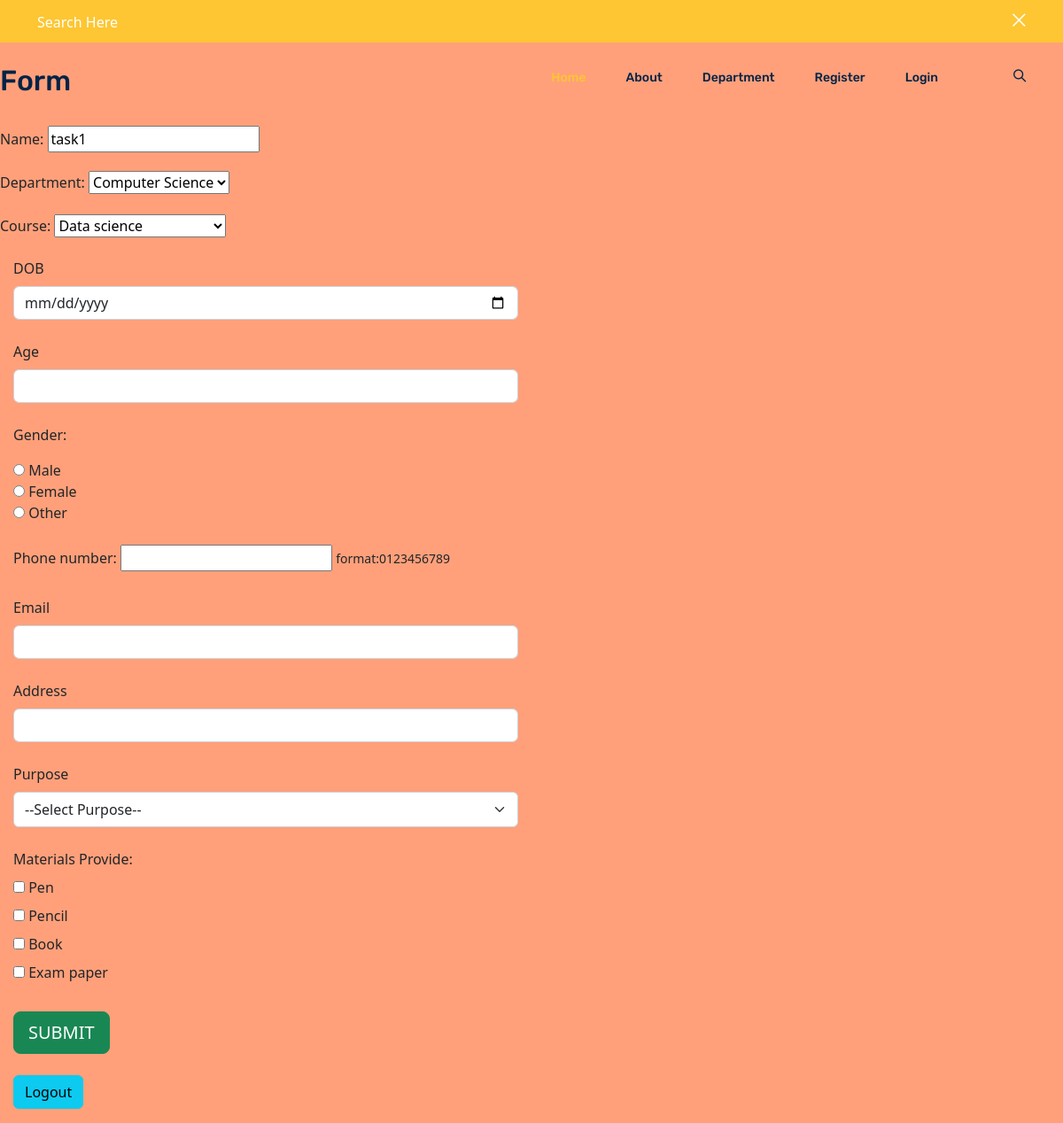
The app's page /persons/1/ with its own data.
### persons/models.py (models this page shows, shortened)
class Person(models.Model):
    name = models.CharField(max_length=124)
    department = models.ForeignKey(Department, on_delete=models.SET_NULL, blank=True, null=True)
    course = models.ForeignKey(Course, on_delete=models.SET_NULL, blank=True, null=True)

class Department(models.Model):
    name = models.CharField(max_length=40)
    def __str__(self):
        return self.name

class Course(models.Model):
    department = models.ForeignKey(Department, on_delete=models.CASCADE)
    name = models.CharField(max_length=40)
    def __str__(self):
        return self.name

### persons/views.py (the view)
# urls.py: path('<int:pk>/', views.person_update_view, name='person_change'),
def person_update_view(request, pk):
    person = get_object_or_404(Person, pk=pk)
    form = PersonCreationForm(instance=person)
    if request.method == 'POST':
        form = PersonCreationForm(request.POST, instance=person)
        if form.is_valid():
            form.save()
            return redirect('person_change', pk=pk)
    return render(request, 'persons/home.html', {'form': form})

### persons/forms.py
class PersonCreationForm(forms.ModelForm):
    class Meta:
        model = Person
        fields = '__all__'
    def __init__(self, *args, **kwargs):
        super().__init__(*args, **kwargs)
        self.fields['course'].queryset = Course.objects.none()
        if 'department' in self.data:
            try:
                department_id = int(self.data.get('department'))
                self.fields['course'].queryset = Course.objects.filter(department_id=department_id).order_by('name')
            except (ValueError, TypeError):
                pass  # invalid input from the client; ignore and fallback to empty City queryset
        elif self.instance.pk:
            self.fields['course'].queryset = self.instance.department.course_set.order_by('name')

### persons/templates/persons/home.html (shortened to what this page needs)
{% load static %}
<!DOCTYPE html>
<html lang="en">
  <head>
    <link rel="stylesheet" href="{% static 'css/bootstrap.css' %}" />
    <link rel="stylesheet" href="{% static 'css/flaticon.css' %}" />
    <link rel="stylesheet" href="{% static 'css/themify-icons.css' %}" />
    <link rel="stylesheet" href="{% static 'vendors/owl-carousel/owl.carousel.min.css' %}" />
    <link rel="stylesheet" href="{% static 'vendors/nice-select/css/nice-select.css' %}" />
    <link rel="stylesheet" href="{% static 'css/style.css' %}" />
    <link href="https://cdn.jsdelivr.net/npm/bootstrap@5.2.3/dist/css/bootstrap.min.css" rel="stylesheet">
  </head>
<body style="background:LightSalmon";>
 <header class="header_area">
      <div class="main_menu">
        <div class="search_input" id="search_input_box">
          <div class="container">
            <form class="d-flex justify-content-between" method="" action="">
              <input
                type="text"
                class="form-control"
                id="search_input"
                placeholder="Search Here"
              />
              <span
                class="ti-close"
                id="close_search"
                title="Close Search"
              ></span>
            </form>
          </div>
        </div>
        <nav class="navbar navbar-expand-lg navbar-light">
          <div class="container">
            <div
              class="collapse navbar-collapse offset"
              id="navbarSupportedContent">
              <ul class="nav navbar-nav menu_nav ml-auto">
                <li class="nav-item active">
                  <a class="nav-link" href="/">Home</a>
                </li>
                <li class="nav-item">
                  <a class="nav-link" href="about">About</a>
                </li>
                <li class="nav-item submenu dropdown">
                  <a
                    href="#"
                    class="nav-link dropdown-toggle"
                    data-toggle="dropdown"
                    role="button"
                    aria-haspopup="true"
                    aria-expanded="false">Department</a>
                </li>
                {% if user.is_authenticated %}
                <li>Hello {{user.username}}</li>
                <li class="nav-item">
                  <a class="nav-link" href="register/logout">Logout</a>
                </li>
                {% else %}
                <li class="nav-item">
                  <a class="nav-link" href="register/register">Register</a>
                </li>
                 <li class="nav-item">
                  <a class="nav-link" href="register/login">Login</a>
                </li>
                {% endif %}
                <li class="nav-item">
                  <a href="#" class="nav-link search" id="search">
                    <i class="ti-search"></i>
                  </a>
                </li>
              </ul>
            </div>
          </div>
        </nav>
      </div>
    </header><br><br><br>
 <h2>Form</h2><br>
<form method="post" id="personForm" data-courses-url="{% url 'ajax_load_courses' %}">
    {{ form.as_p }}
    <div class="col-md-6">
     <label for="inputAddress2" class="form-label">DOB</label>
    <input name="dob" type="date" class="form-control" id="inputAddress2" placeholder="Apartment, studio, or floor">
   </div><br>
   <div class="col-md-6">
    <label for="inputCity" class="form-label">Age</label>
    <input name="age" type="text" class="form-control" id="inputCity">
   </div><br>
   <div class="col-md-6">
     <p>Gender:</p>
      <input type="radio" name="gender" value="male"> Male <br>
      <input type="radio" name="gender" value="female"> Female <br>
      <input type="radio" name="gender" value="other"> Other <br>
  </div><br>
    <div class="col-md-6">
      <label for="phone">Phone number:</label>
      <input name="phone" type="tel" id="phone" pattern="[0-9]{10}">
      <small>format:0123456789</small>
    </div><br>
  <div class="col-md-6">
    <label for="inputEmail4" class="form-label">Email</label>
    <input name="email" type="email" class="form-control" id="inputEmail4">
  </div><br>
  <div class="col-md-6">
    <label for="inputAddress" class="form-label">Address</label>
    <input name="address" type="text" class="form-control" id="inputAddress" placeholder="">
  </div><br>
    <div class="col-md-6">
    <label for="inputState" class="form-label">Purpose</label>
    <select name="account" id="inputState" class="form-select">
      <option selected>--Select Purpose--</option>
    </select>
    </div><br>
<div class="col-md-6">
  <label>Materials Provide:</label><br>
      <div>
      <input type="checkbox" name="material" id="langs_javascript" value="JavaScript" >
      <label for="langs_javascript">Pen</label>
      </div>
      <div>
      <input type="checkbox" name="material" id="langs_perl" value="Perl">
        <label for="langs_perl">Pencil</label>
      </div>
      <div>
    <input type="checkbox" name="material" id="langs_php" value="PHP" >
        <label for="langs_php">Book</label>
    </div>
      <div>
    <input type="checkbox" name="material" id="langs_ruby" value="Ruby">
        <label for="langs_ruby">Exam paper</label>
    </div>
</div><br>
    <div class="col-12">
         <button type="submit" class="btn btn-success btn-lg">SUBMIT</button><br><br>
         <a href="{% url 'logout' %}" type="button"class="btn btn-info">Logout</a>
    </div>
</form>
</body>
</html>

### records on screen
Person: name "task1", course "Data science"
Course: department "Computer Science"
